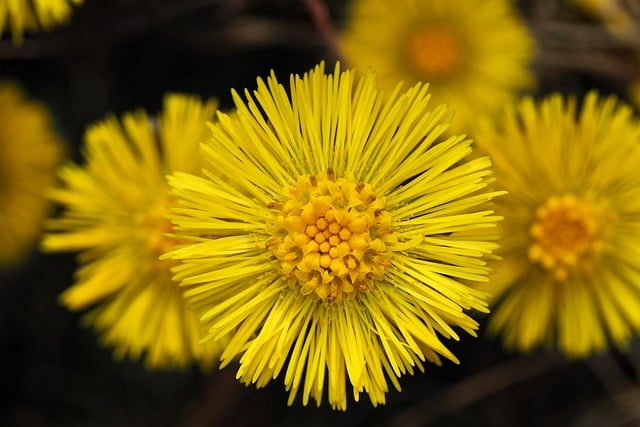
//> input picture 06_Segmentation/images/flower.jpg, 640 x 427 px
$ ./tradeoffEdgeSmoothing   (built with g++ and OpenCV 4)
//> lines starting //> are read from the running program, lines starting //| are printed output that depends on the picture
#include <opencv2/opencv.hpp>
#include <iostream>

int main() {
    // 이미지 불러오기 (Grayscale)
    cv::Mat img = cv::imread("flower.jpg", cv::IMREAD_GRAYSCALE);
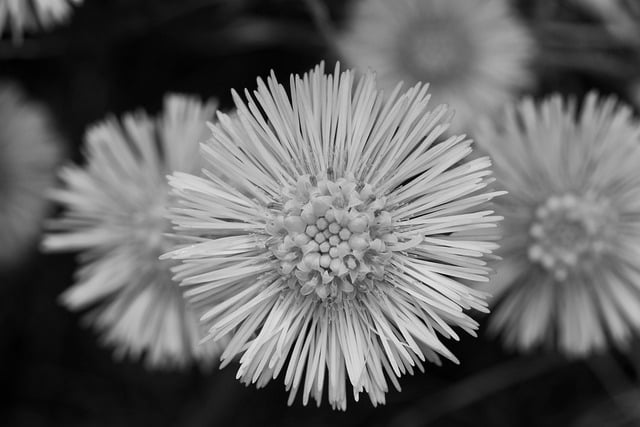
//> img: 427 rows x 640 cols, CV_8UC1; min 0, max 242, mean 100
    if (img.empty()) {
        std::cerr << "이미지를 불러올 수 없습니다.\n";
        return -1;
    }

    // Gaussian kernel size
    std::vector<int> kernel_sizes = { 1, 3, 5, 9 };

    for (int ksize : kernel_sizes) {
        cv::Mat blurred, grad_x, grad_y, grad, abs_grad_x, abs_grad_y;

        // Gaussian Blur
        if (ksize > 1) {
            cv::GaussianBlur(img, blurred, cv::Size(ksize, ksize), 0);
        }
        else {
            blurred = img.clone(); // ksize == 1이면 blur 없이 원본 사용
        }

        // Sobel 필터 적용 (X, Y 방향)
        cv::Sobel(blurred, grad_x, CV_16S, 1, 0, 3);
        cv::Sobel(blurred, grad_y, CV_16S, 0, 1, 3);

        // 절댓값 및 합성
        cv::convertScaleAbs(grad_x, abs_grad_x);
        cv::convertScaleAbs(grad_y, abs_grad_y);
        cv::addWeighted(abs_grad_x, 0.5, abs_grad_y, 0.5, 0, grad);

        // 결과 이미지 저장
        std::string filename = "edge_blur_ksize_" + std::to_string(ksize) + ".png";
        cv::imwrite(filename, grad);
        std::cout << "저장 완료: " << filename << std::endl;
    }
//> this loop made 4 passes
//> pass 1, `cv::Sobel(blurred, grad_x, CV_16S, 1, 0, 3);`:
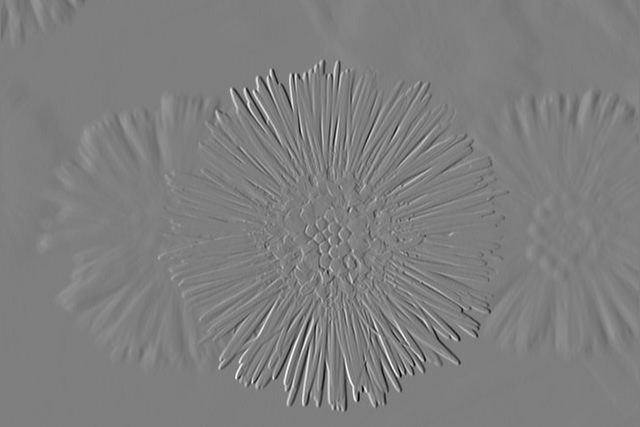
//> grad_x: 427 rows x 640 cols, CV_16SC1; min -843, max 849, mean 0.7; drawn with min black and max white
//> pass 1, `cv::Sobel(blurred, grad_y, CV_16S, 0, 1, 3);`:
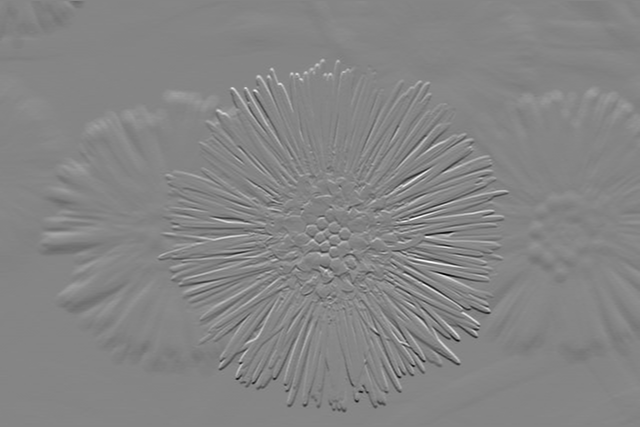
//> grad_y: 427 rows x 640 cols, CV_16SC1; min -864, max 787, mean -1; drawn with min black and max white
//> pass 1, `cv::convertScaleAbs(grad_x, abs_grad_x);`:
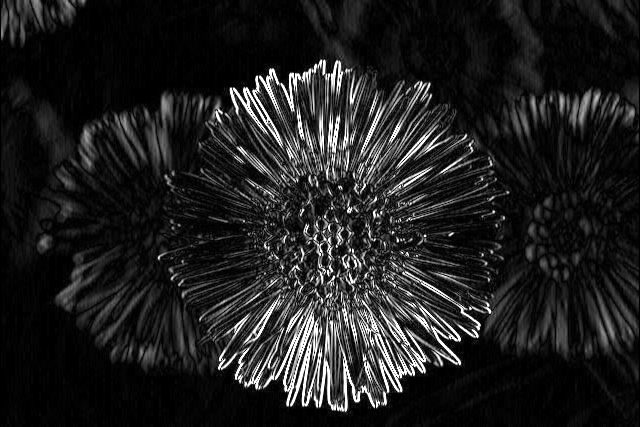
//> abs_grad_x: 427 rows x 640 cols, CV_8UC1; min 0, max 255, mean 31.4
//> pass 1, `cv::convertScaleAbs(grad_y, abs_grad_y);`:
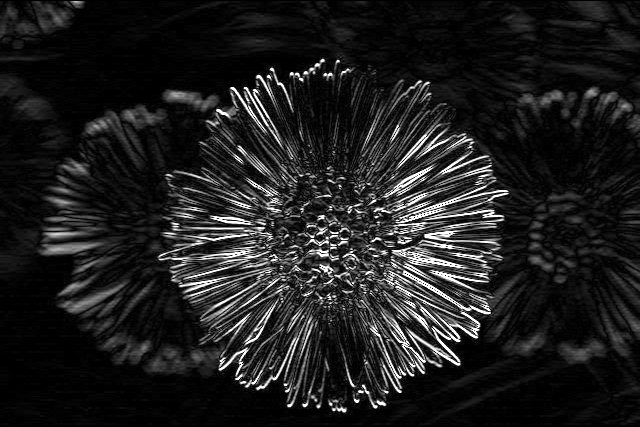
//> abs_grad_y: 427 rows x 640 cols, CV_8UC1; min 0, max 255, mean 31.1

    cv::waitKey(0);
    cv::destroyAllWindows();
    return 0;
}
